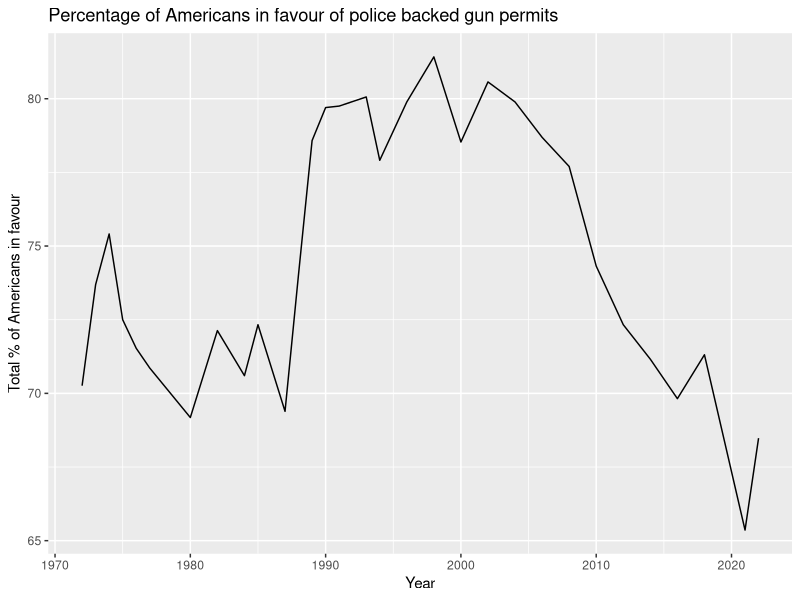
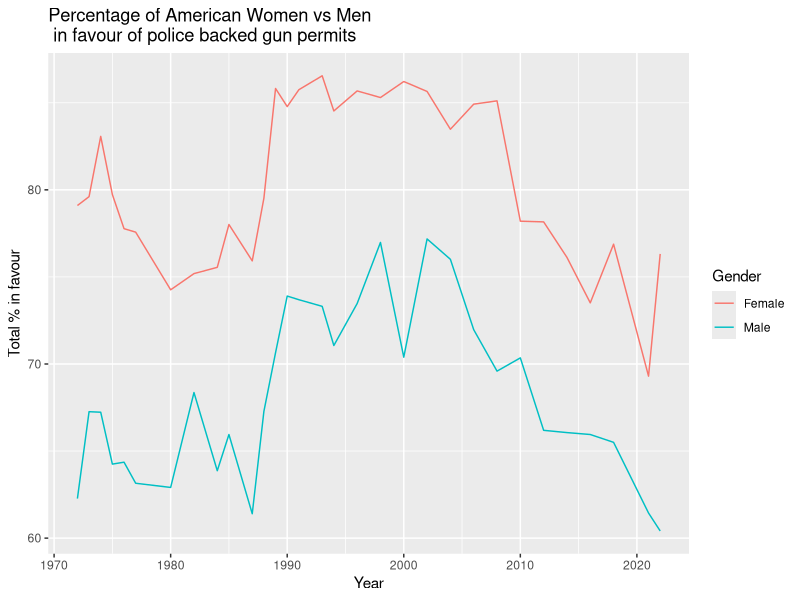

Here is the R script that generated these plots, in order: (Note: this script raises an error after producing the figures.)
library(tidyr)
library(tidyverse)
library(here)
library(ggplot2)
library(readr) 


#1    GGPlot for GunLaw (the total of all Americans in survey)
Gunlaw <- read_csv("data/analysis_data/Gunlaw.csv")
View(Gunlaw)

transform(Gunlaw, 'Total Americans in Favour' = as.numeric('Total Americans in Favour')) 

names(Gunlaw) <- c("Year", "Total")

ggplot(data=Gunlaw, aes(x = Year, y = Total, group = 1)) +
  geom_line()+
  labs(title = "Percentage of Americans in favour of police backed gun permits", y = "Total % of Americans in favour")




#2    GGPlot for GenderAndGunPermit
## load in CSV ##
GenderAndGunPermit <- read_csv("data/analysis_data/GenderAndGunPermit.csv")
View(GenderAndGunPermit)

## create ggplot ##

### turn strings into numbers
transform(GenderAndGunPermit, 'Female' = as.numeric('Female')) 
transform(GenderAndGunPermit, 'Male' = as.numeric('Male')) 

####Make 2 columns side by side into two values in one column one above the other (turn data into long format)
GenderAndGunPermit <- GenderAndGunPermit |> 
  pivot_longer(cols=c('Female', 'Male'), names_to='Gender', values_to='Total')
###### MAKE THE PLOT #######
ggplot(data=GenderAndGunPermit, aes(x = Year, y=Total, group = Gender)) +
  geom_line(aes(colour=Gender))+
  labs(title = "Percentage of American Women vs Men \n in favour of police backed gun permits", y = "Total % in favour")





#3    GGPlot for GunlawHighestDegree

## load in CSV ##
GunlawHighestDegree <- read_csv("data/analysis_data/GunlawHighestDegree.csv")
View(GunlawHighestDegree)

## create ggplot ##

### turn strings into numbers
transform(GunlawHighestDegree, 'Degree or Higher' = as.numeric('Degree or Higher')) 
transform(GunlawHighestDegree, 'Highschool' = as.numeric('Highschool')) 
transform(GunlawHighestDegree, 'No Highschool' = as.numeric('No Highschool')) 


####Make 2 columns side by side into two values in one column one above the other (turn data into long format)
GunlawHighestDegree <- GunlawHighestDegree |> 
  pivot_longer(cols=c('Degree or Higher', 'Highschool', 'No Highschool'), names_to='Education', values_to='Total')
###### MAKE THE PLOT #######
ggplot(data=GunlawHighestDegree, aes(x = Year, y=Total, group = Gender)) +
  geom_line(aes(colour=Gender))+
  labs(title = "Percentage of Americans in favour of police \n backed gun permits based on higest level of education", y = "Total % in favour")
